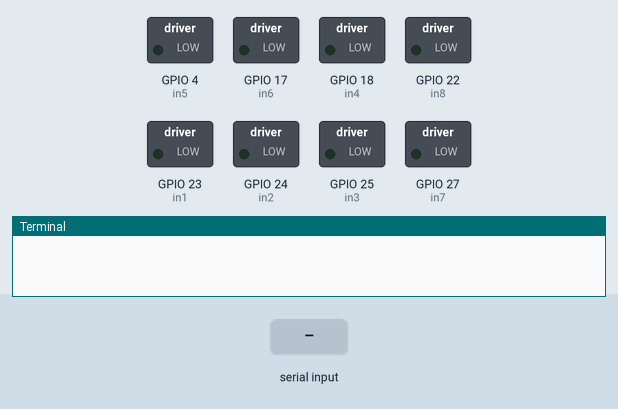
Recording of a program running on a simulated Raspberry Pi (BCM pin numbers). Parts: switched loads named in the program (green lamp = pin HIGH), the last lines printed to the terminal. The inputs (shaded band) are chosen by the test bench.

Above: at 1.2 s.
1.3 s: "r" typed at the terminal, then Enter
At 2.3 s:
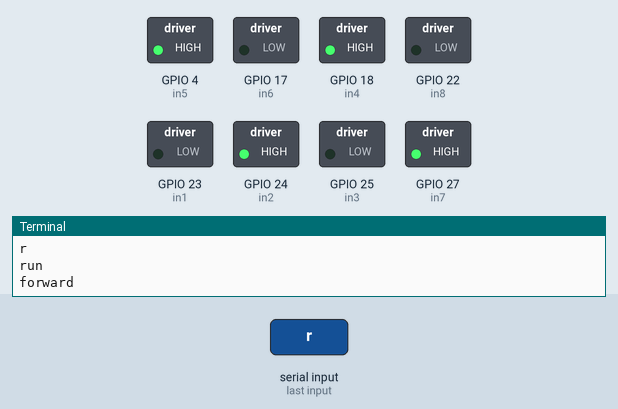
2.8 s: "b" typed at the terminal, then Enter
At 3.4 s:
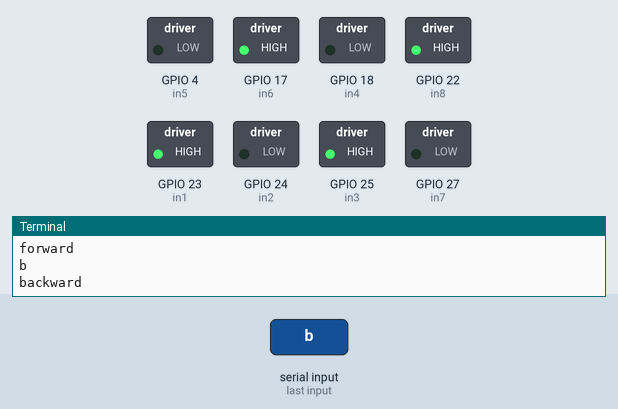
4.3 s: "lr" typed at the terminal, then Enter
At 4.6 s:
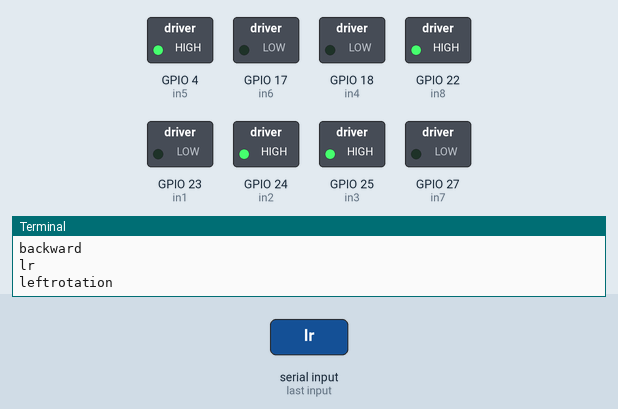
Timing chart, 0 to 7.3 s (numbered marks = the images above; inputs shaded):
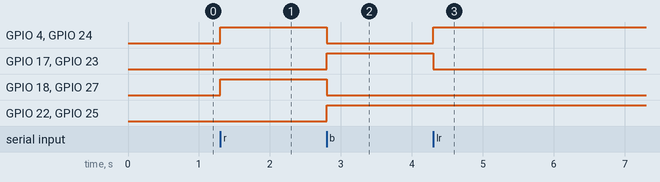

The program:

Demo1.py
```python
# Python Script
# https://www.electronicshub.org/raspberry-pi-l298n-interface-tutorial-control-dc-motor-l298n-raspberry-pi/

import RPi.GPIO as GPIO
from time import sleep

in1 = 23
in2 = 24
in3 = 25
in4 = 18
in5 = 4
in6 = 17
in7 = 27
in8 = 22
temp1=1

GPIO.setmode(GPIO.BCM)
GPIO.setup(in1,GPIO.OUT)
GPIO.setup(in2,GPIO.OUT)
GPIO.setup(in3,GPIO.OUT)
GPIO.setup(in4,GPIO.OUT)
GPIO.setup(in5,GPIO.OUT)
GPIO.setup(in6,GPIO.OUT)
GPIO.setup(in7,GPIO.OUT)
GPIO.setup(in8,GPIO.OUT)
GPIO.output(in1,GPIO.LOW)
GPIO.output(in2,GPIO.LOW)
GPIO.output(in3,GPIO.LOW)
GPIO.output(in4,GPIO.LOW)
GPIO.output(in5,GPIO.LOW)
GPIO.output(in6,GPIO.LOW)
GPIO.output(in7,GPIO.LOW)
GPIO.output(in8,GPIO.LOW)


print("\n")
print("The default speed & direction of motor is LOW & Forward.....")
print("r-run s-stop f-forward b-backward l-low m-medium h-high lr-leftrotation e-exit")
print("\n")

while(1):

    x=input()

    if x=='r':
        print("run")
        if(temp1==1):
         GPIO.output(in1,GPIO.LOW)
         GPIO.output(in2,GPIO.HIGH)
         GPIO.output(in3,GPIO.LOW)
         GPIO.output(in4,GPIO.HIGH)
         GPIO.output(in5,GPIO.HIGH)
         GPIO.output(in6,GPIO.LOW)
         GPIO.output(in7,GPIO.HIGH)
         GPIO.output(in8,GPIO.LOW)
         print("forward")
         x='z'
        else:
         GPIO.output(in1,GPIO.HIGH)
         GPIO.output(in2,GPIO.LOW)
         GPIO.output(in3,GPIO.HIGH)
         GPIO.output(in4,GPIO.LOW)
         GPIO.output(in5,GPIO.LOW)
         GPIO.output(in6,GPIO.HIGH)
         GPIO.output(in7,GPIO.LOW)
         GPIO.output(in8,GPIO.HIGH)
         print("backward")
         x='z'


    elif x=='s':
        print("stop")
        GPIO.output(in1,GPIO.LOW)
        GPIO.output(in2,GPIO.LOW)
        GPIO.output(in3,GPIO.LOW)
        GPIO.output(in4,GPIO.LOW)
        GPIO.output(in5,GPIO.LOW)
        GPIO.output(in6,GPIO.LOW)
        GPIO.output(in7,GPIO.LOW)
        GPIO.output(in8,GPIO.LOW)
        x='z'

    elif x=='f':
        print("forward")
        GPIO.output(in1,GPIO.LOW)
        GPIO.output(in2,GPIO.HIGH)
        GPIO.output(in3,GPIO.LOW)
        GPIO.output(in4,GPIO.HIGH)
        GPIO.output(in5,GPIO.HIGH)
        GPIO.output(in6,GPIO.LOW)
        GPIO.output(in7,GPIO.HIGH)
        GPIO.output(in8,GPIO.LOW)
        temp1=1
        x='z'

    elif x=='b':
        print("backward")
        GPIO.output(in1,GPIO.HIGH)
        GPIO.output(in2,GPIO.LOW)
        GPIO.output(in3,GPIO.HIGH)
        GPIO.output(in4,GPIO.LOW)
        GPIO.output(in5,GPIO.LOW)
        GPIO.output(in6,GPIO.HIGH)
        GPIO.output(in7,GPIO.LOW)
        GPIO.output(in8,GPIO.HIGH)
        temp1=0
        x='z'

    elif x=='lr':
        print("leftrotation")
        GPIO.output(in1,GPIO.LOW)
        GPIO.output(in2,GPIO.HIGH)
        GPIO.output(in3,GPIO.HIGH)
        GPIO.output(in4,GPIO.LOW)
        GPIO.output(in5,GPIO.HIGH)
        GPIO.output(in6,GPIO.LOW)
        GPIO.output(in7,GPIO.LOW)
        GPIO.output(in8,GPIO.HIGH)
        temp1=0
        x='z'
    elif x=='e':
        GPIO.cleanup()
        print("GPIO Clean up")
        break

    else:
        print("<<<  wrong data  >>>")
        print("please enter the defined data to continue.....")
```

Measured:
- after the input at 1.3 s, GPIO 4 (in5), GPIO 18 (in4), GPIO 24 (in2), GPIO 27 (in7): LOW → HIGH at once
- after the input at 2.8 s, GPIO 4 (in5), GPIO 18 (in4), GPIO 24 (in2), GPIO 27 (in7): HIGH → LOW at once; GPIO 17 (in6), GPIO 22 (in8), GPIO 23 (in1), GPIO 25 (in3): LOW → HIGH at once
- after the input at 4.3 s, GPIO 4 (in5), GPIO 24 (in2): LOW → HIGH at once; GPIO 17 (in6), GPIO 23 (in1): HIGH → LOW at once
